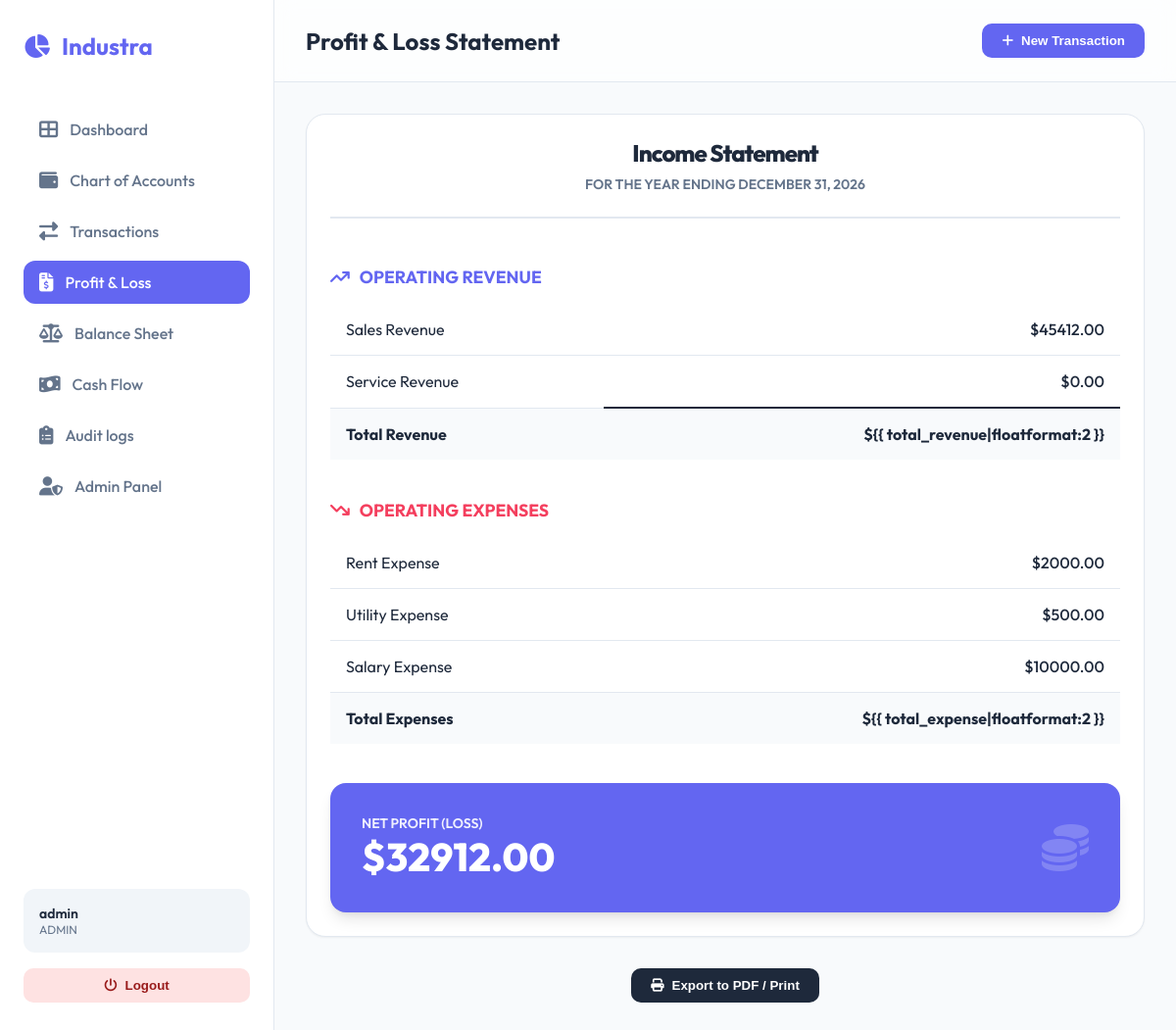
Screenshot of /reports/profit-loss/ (signed in) with the database file from the repository.
### accounting/models.py (models this page shows, shortened)
class UserProfile(models.Model):
    ROLES = [
        ('ADMIN', 'Administrator'),
        ('ACCOUNTANT', 'Accountant'),
        ('MANAGER', 'Manager'),
        ('VIEWER', 'Viewer'),
    ]
    user = models.OneToOneField(User, on_delete=models.CASCADE, related_name='profile')
    role = models.CharField(max_length=20, choices=ROLES, default='VIEWER')
    phone = models.CharField(max_length=20, blank=True)

class Account(models.Model):
    ACCOUNT_TYPES = [
        ('ASSET', 'Asset'),
        ('LIABILITY', 'Liability'),
        ('EQUITY', 'Equity'),
        ('REVENUE', 'Revenue'),
        ('EXPENSE', 'Expense'),
    ]
    code = models.CharField(max_length=20, unique=True)
    name = models.CharField(max_length=100)
    account_type = models.CharField(max_length=20, choices=ACCOUNT_TYPES)
    description = models.TextField(blank=True, null=True)
    @property
    def balance(self):
        debits = self.lines.aggregate(Sum('debit'))['debit__sum'] or 0
        credits = self.lines.aggregate(Sum('credit'))['credit__sum'] or 0
        if self.account_type in ['ASSET', 'EXPENSE']:
            return debits - credits
        else:
            return credits - debits

### accounting/views.py (the view)
# urls.py: path('reports/profit-loss/', views.profit_loss_report, name='profit_loss'),
@login_required
def profit_loss_report(request):
    year = date.today().year
    revenue_accounts = Account.objects.filter(account_type='REVENUE')
    expense_accounts = Account.objects.filter(account_type='EXPENSE')
    for acc in revenue_accounts:
        acc.current_balance = acc.balance
    for acc in expense_accounts:
        acc.current_balance = acc.balance
    total_revenue = sum(acc.balance for acc in revenue_accounts)
    total_expense = sum(acc.balance for acc in expense_accounts)
    net_profit = total_revenue - total_expense
    return render(request, 'accounting/reports/profit_loss.html', {
        'revenue_accounts': revenue_accounts,
        'expense_accounts': expense_accounts,
        'total_revenue': total_revenue,
        'total_expense': total_expense,
        'net_profit': net_profit,
        'year': year
    })

### accounting/templates/accounting/reports/profit_loss.html
{% extends 'accounting/base.html' %}
{% block page_title %}Profit & Loss Statement{% endblock %}
{% block content %}
<div class="card" style="max-width: 900px; margin: 0 auto;">
    <div
        style="text-align: center; margin-bottom: 3rem; border-bottom: 2px solid var(--border); padding-bottom: 1.5rem;">
        <h2 style="font-weight: 800; color: var(--text-dark); letter-spacing: -1px;">Income Statement</h2>
        <p
            style="color: var(--text-light); text-transform: uppercase; font-size: 0.875rem; font-weight: 600; margin-top: 0.5rem;">
            For the Year ending December 31, {{ year }}
        </p>
    </div>
    <div style="margin-bottom: 2.5rem;">
        <h3
            style="color: var(--primary); font-size: 1.1rem; text-transform: uppercase; font-weight: 700; margin-bottom: 1rem; display: flex; align-items: center; gap: 10px;">
            <i class="fas fa-arrow-trend-up"></i> Operating Revenue
        </h3>
        <table style="margin-top: 0;">
            <tbody>
                {% for acc in revenue_accounts %}
                <tr>
                    <td>{{ acc.name }}</td>
                    <td style="text-align: right; font-weight: 500;">${{ acc.current_balance|floatformat:2 }}</td>
                </tr>
                {% endfor %}
                <tr style="background: #f8fafc; font-weight: 700;">
                    <td>Total Revenue</td>
                    <td style="text-align: right; border-top: 2px solid var(--text-dark);">${{
                        total_revenue|floatformat:2 }}</td>
                </tr>
            </tbody>
        </table>
    </div>
    <div style="margin-bottom: 2.5rem;">
        <h3
            style="color: #f43f5e; font-size: 1.1rem; text-transform: uppercase; font-weight: 700; margin-bottom: 1rem; display: flex; align-items: center; gap: 10px;">
            <i class="fas fa-arrow-trend-down"></i> Operating Expenses
        </h3>
        <table style="margin-top: 0;">
            <tbody>
                {% for acc in expense_accounts %}
                <tr>
                    <td>{{ acc.name }}</td>
                    <td style="text-align: right; font-weight: 500;">${{ acc.current_balance|floatformat:2 }}</td>
                </tr>
                {% endfor %}
                <tr style="background: #f8fafc; font-weight: 700;">
                    <td>Total Expenses</td>
                    <td style="text-align: right; border-top: 1px solid var(--border);">${{ total_expense|floatformat:2
                        }}</td>
                </tr>
            </tbody>
        </table>
    </div>
    <div
        style="background: var(--primary); color: white; padding: 2rem; border-radius: 16px; display: flex; justify-content: space-between; align-items: center; box-shadow: var(--shadow-lg);">
        <div>
            <div style="font-size: 0.875rem; opacity: 0.9; text-transform: uppercase; font-weight: 600;">Net Profit
                (Loss)</div>
            <div style="font-size: 2.5rem; font-weight: 800;">${{ net_profit|floatformat:2 }}</div>
        </div>
        <div style="font-size: 3rem; opacity: 0.2;">
            <i class="fas fa-coins"></i>
        </div>
    </div>
</div>
<div style="text-align: center; margin-top: 2rem;">
    <button onclick="window.print()" class="btn" style="background: #1e293b; color: white;">
        <i class="fas fa-print"></i> Export to PDF / Print
    </button>
</div>
{% endblock %}

### accounting/templates/accounting/base.html (shortened to what this page needs)
<!DOCTYPE html>
<html lang="en">
<head>
    <link rel="stylesheet" href="https://cdnjs.cloudflare.com/ajax/libs/font-awesome/6.4.0/css/all.min.css">
</head>
<body>
    <aside class="sidebar">
        <div class="logo">
            <i class="fas fa-chart-pie"></i>
            <span>Industra</span>
        </div>
        <ul class="nav-links">
            <li>
                <a href="{% url 'dashboard' %}"
                    class="{% if request.resolver_match.url_name == 'dashboard' %}active{% endif %}">
                    <i class="fas fa-th-large"></i>
                    <span>Dashboard</span>
                </a>
            </li>
            <li>
                <a href="{% url 'accounts_list' %}"
                    class="{% if request.resolver_match.url_name == 'accounts_list' %}active{% endif %}">
                    <i class="fas fa-wallet"></i>
                    <span>Chart of Accounts</span>
                </a>
            </li>
            <li>
                <a href="{% url 'transactions_list' %}"
                    class="{% if request.resolver_match.url_name == 'transactions_list' %}active{% endif %}">
                    <i class="fas fa-exchange-alt"></i>
                    <span>Transactions</span>
                </a>
            </li>
            <li>
                <a href="{% url 'profit_loss' %}"
                    class="{% if request.resolver_match.url_name == 'profit_loss' %}active{% endif %}">
                    <i class="fas fa-file-invoice-dollar"></i>
                    <span>Profit & Loss</span>
                </a>
            </li>
            <li>
                <a href="{% url 'balance_sheet' %}"
                    class="{% if request.resolver_match.url_name == 'balance_sheet' %}active{% endif %}">
                    <i class="fas fa-balance-scale"></i>
                    <span>Balance Sheet</span>
                </a>
            </li>
            <li>
                <a href="{% url 'cash_flow' %}"
                    class="{% if request.resolver_match.url_name == 'cash_flow' %}active{% endif %}">
                    <i class="fas fa-money-bill-wave"></i>
                    <span>Cash Flow</span>
                </a>
            </li>
            {% if request.user.is_staff %}
            <li>
                <a href="{% url 'audit_logs' %}"
                    class="{% if request.resolver_match.url_name == 'audit_logs' %}active{% endif %}">
                    <i class="fas fa-clipboard-list"></i>
                    <span>Audit logs</span>
                </a>
            </li>
            {% endif %}
            <li>
                <a href="/admin/" target="_blank">
                    <i class="fas fa-user-shield"></i>
                    <span>Admin Panel</span>
                </a>
            </li>
        </ul>
        <div style="margin-top: auto;">
            {% if user.is_authenticated %}
            <div style="padding: 1rem; background: #f1f5f9; border-radius: 12px; margin-bottom: 1rem;">
                <div style="font-weight: 600; font-size: 0.875rem;">{{ user.username }}</div>
                <div style="font-size: 0.75rem; color: var(--text-light);">{{ user.profile.role }}</div>
            </div>
            <form action="{% url 'logout' %}" method="post">
                <button type="submit" class="btn"
                    style="width: 100%; background: #fee2e2; color: #991b1b; justify-content: center;">
                    <i class="fas fa-power-off"></i> Logout
                </button>
            </form>
            {% endif %}
        </div>
    </aside>
    <main class="main-container">
        <header>
            <div class="header-left">
                <h2>{% block page_title %}Dashboard{% endblock %}</h2>
            </div>
            <div class="header-right">
                <button class="btn btn-primary" onclick="location.href='{% url 'add_transaction' %}'">
                    <i class="fas fa-plus"></i> New Transaction
                </button>
            </div>
        </header>
        <div class="content">
            {% block content %}{% endblock %}
        </div>
    </main>
</body>
</html>

### accounting/templates/accounting/base.html (style rules this page uses)
:root { --primary: #6366f1; --primary-light: #818cf8; --secondary: #64748b; --bg-body: #f8fafc; --bg-sidebar: #ffffff; --text-dark: #1e293b; --text-light: #64748b; --white: #ffffff; --glass: rgba(255, 255, 255, 0.7); --border: #e2e8f0; --shadow-sm: 0 1px 2px 0 rgb(0 0 0 / 0.05); --shadow-md: 0 4px 6px -1px rgb(0 0 0 / 0.1), 0 2px 4px -2px rgb(0 0 0 / 0.1); --shadow-lg: 0 10px 15px -3px rgb(0 0 0 / 0.1), 0 4px 6px -4px rgb(0 0 0 / 0.1); }
* { margin: 0; padding: 0; box-sizing: border-box; }
body { font-family: 'Outfit', sans-serif; background-color: var(--bg-body); color: var(--text-dark); height: 100vh; display: flex; overflow: hidden; }
.sidebar { width: 280px; background: var(--bg-sidebar); border-right: 1px solid var(--border); display: flex; flex-direction: column; padding: 2rem 1.5rem; transition: all 0.3s ease; }
.logo { display: flex; align-items: center; gap: 12px; font-size: 1.5rem; font-weight: 700; color: var(--primary); margin-bottom: 3rem; }
.nav-links { list-style: none; display: flex; flex-direction: column; gap: 0.5rem; }
.nav-links a { text-decoration: none; color: var(--text-light); display: flex; align-items: center; gap: 12px; padding: 12px 16px; border-radius: 12px; font-weight: 500; transition: all 0.2s ease; }
.nav-links a:hover, .nav-links a.active { background: var(--primary); color: var(--white); }
.nav-links a i { font-size: 1.2rem; }
.main-container { flex: 1; display: flex; flex-direction: column; overflow-y: auto; position: relative; }
header { padding: 1.5rem 2rem; display: flex; justify-content: space-between; align-items: center; background: var(--glass); backdrop-filter: blur(10px); position: sticky; top: 0; z-index: 100; border-bottom: 1px solid var(--border); }
.content { padding: 2rem; max-width: 1200px; margin: 0 auto; width: 100%; }
.btn { padding: 10px 20px; border-radius: 10px; font-weight: 600; cursor: pointer; transition: all 0.2s; border: none; display: inline-flex; align-items: center; gap: 8px; text-decoration: none; }
.btn-primary { background: var(--primary); color: var(--white); }
.card { background: var(--white); border-radius: 20px; padding: 1.5rem; border: 1px solid var(--border); box-shadow: var(--shadow-sm); transition: transform 0.3s ease, box-shadow 0.3s ease; }
table { width: 100%; border-collapse: collapse; margin-top: 1rem; }
td { padding: 1rem; border-bottom: 1px solid var(--border); }
tr:last-child td { border: none; }

### rows the page displays
Account: name "Sales Revenue", current_balance "45412.00"
Account: name "Service Revenue", current_balance "0.00"
Account: name "Rent Expense", current_balance "2000.00"
Account: name "Utility Expense", current_balance "500.00"
Account: name "Salary Expense", current_balance "10000.00"

### other values shown
{{ user.username }} "admin"
{{ user.profile.role }} "ADMIN"
{{ net_profit|floatformat:2 }} "32912.00"
